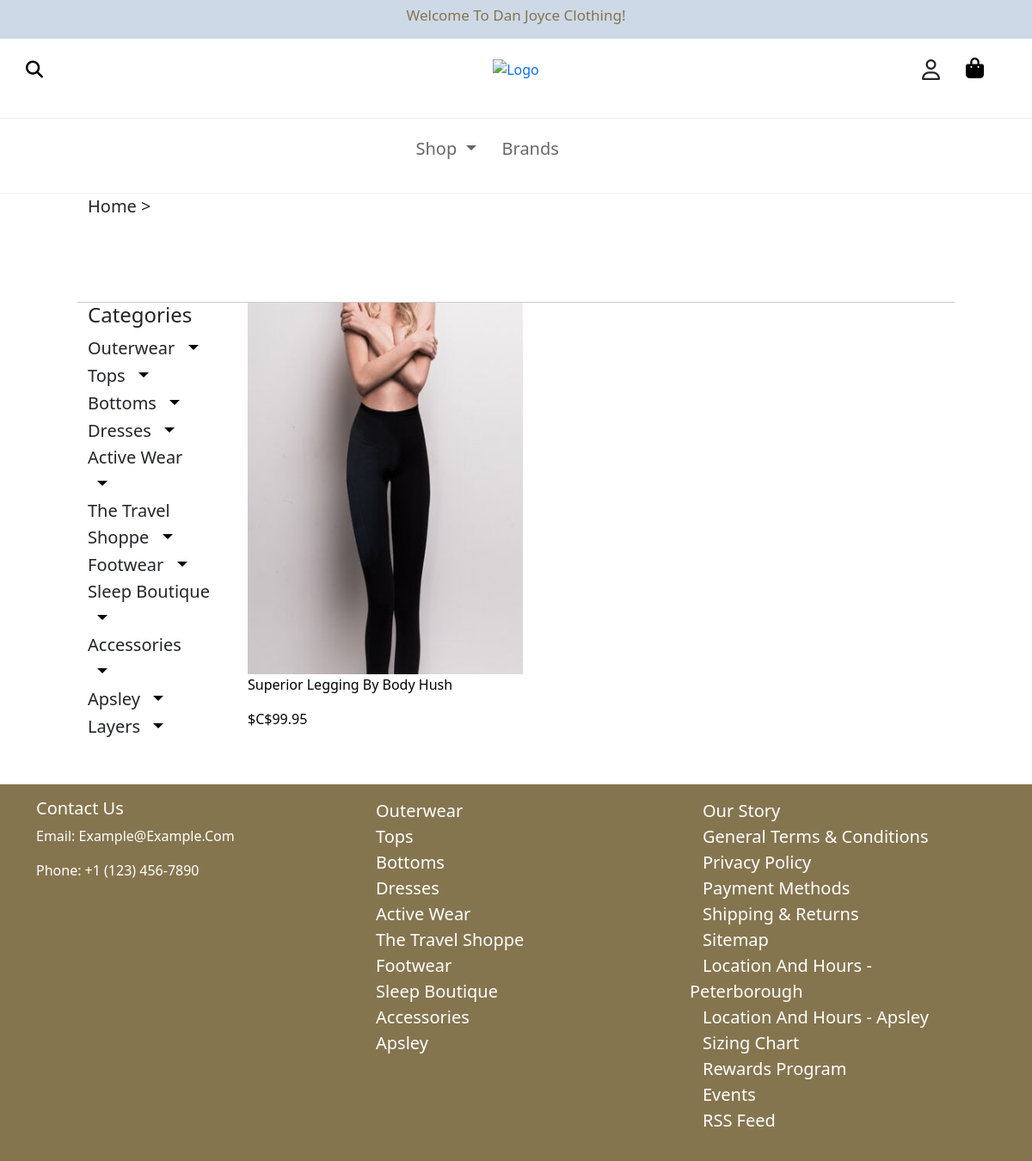
Page /brands_product/198/ on the committed database.
### app/models.py (models this page shows, shortened)
class Category(models.Model):
    categories = models.CharField(max_length=50)

class Products(models.Model):
    title = models.CharField(max_length=100)
    details = models.TextField()
    price = models.CharField(max_length=50)
    out_of_stock = models.BooleanField(default=False)
    size = models.ManyToManyField(SizeProduct, related_name="product_size", blank=True, default=SizeProduct.get_default_sizes)
    color = models.ManyToManyField("ColorProduct", related_name="product_color", blank=True)
    image = models.ImageField(upload_to='products/')
    subCategory = models.ForeignKey("SubCategory", on_delete=models.CASCADE, blank=True, null=True)

### app/views.py (the view)
# urls.py: path("brands_product/<pk>/", brands_products, name="brands_product_url"),
def brands_products(request, pk):
    brands = Brands.objects.get(pk=pk)
    return render(request, "brands_product.html", {
        'brands':brands
    })

### app/context_processors.py (called while the page is built)
def categories(request):
    categories = Category.objects.all()
    subCategories = SubCategory.objects.all()
    return {'categories': categories,"subCategories":subCategories}

### app/templates/brands_product.html (shortened to what this page needs)
{% extends "base.html" %}
{% block content  %}
    <main>
        <div class="row">
            <div class="col-md-1"></div>
            <div class="col-md-10">
                <div class="row">
                    <div class="col-md-2 d-flex">
                        <a class="text-dark fs-5" href="{% url 'app:home_page_url' %}">Home  > </a>
                    </div>
                </div>
                <div class="row mt-5" style="border-top: 0.2px solid #7572725d;">
                    <div class="col-md-2">
                        <h1 class="fs-4">categories</h1>
                        {% for category in categories %}
                            <div class="dropdown me-1">
                                <a class="text-dark fs-5" href="{% url 'app:category_page_url' category.pk %}">{{ category.categories }}</a>
                                <button type="button" class="fs-5 dropdown-toggle" data-bs-toggle="dropdown" aria-expanded="false" data-bs-offset="10,20">
                                </button>
                          </div>
                        {% endfor %}
                    </div>
                    <div class="col-md-10">
                        <div class="row">
                            {% for x in brands.products.all %}
                                <a href="{% url 'app:product_page_url' x.pk %}" class="product col-md-3 mx-3">
                                    <div class="image-container">
                                        <img class="default-image" src="{{ x.image.url }}" style="width: 20rem !important;" alt="Product Image">
                                        <p>{{ x.title }}</p>
                                        <p>${{ x.price }}</p>
                                    </div>
                                </a>
                            {% endfor %}
                        </div>
                    </div>
                </div>
            </div>
            <div class="col-md-1"></div>
        </div>
    </main>
{% endblock %}

### app/templates/base.html (shortened to what this page needs)
{% load static %}
<!DOCTYPE html>
<html lang="en">
<head>
    <link href="https://cdn.jsdelivr.net/npm/bootstrap@5.3.2/dist/css/bootstrap.min.css" rel="stylesheet">
    <link rel="stylesheet" href="https://cdnjs.cloudflare.com/ajax/libs/font-awesome/6.4.2/css/all.min.css" />
    <link rel="stylesheet" href="{% static 'css/style.css' %}">
</head>
<body>
    <div class="row">
        <div class="col-12 d-flex align-items-center justify-content-center" style="background-color: #CDD9E6; height: 2.8rem;">
            <h2 style="font-size: 17px; color: #85754f;">Welcome to Dan Joyce Clothing!</h2>
        </div>
    </div>
    <div class="d-none d-md-block">
      <div class="row">
          <div class="col-4 d-flex align-items-center">
            <button id="show-search-input"><i class="fa-solid fa-magnifying-glass p-4 fs-5 navbar-brand"></i></button>
          </div>
          <a href="{% url 'app:home_page_url' %}" class="col-4 d-flex justify-content-center align-items-center">
            <img src="{% static 'image/logo.png' %}" style="max-height: 60px; cursor: pointer;" alt="logo">
          </a>
          <div class="col-4 d-flex justify-content-end align-items-center">
            <div class="d-flex justify-content-center align-items-center" style="margin-right: 50px;">
              {% if user.is_authenticated %}
                <p class="dropdown-toggle fs-4" data-bs-toggle="dropdown" aria-expanded="false">{{ user.first_name }}</p>
                <ul class="dropdown-menu">
                    <li><a class="dropdown-item" href="{% url 'users:logout_url' %}">Sign Out</a></li>
                </ul>
              {% else %}
                <a class="text-dark" href="{% url 'users:login_url' %}">
                  <i class="fa-regular fa-user fs-4 m-4"></i>
                </a>
              {% endif %}
              <button class="show-cart"><i class="fa-solid fa-bag-shopping fs-4"></i></button>
            </div>
          </div>
      </div>
      <div class="row d-flex justify-content-center align-items-center" style="margin-top: 20px; border: none; border-top: #6665651a solid 1px ; border-bottom: 1px solid #6665651a; padding: 20px;">
        <div class="col-4 d-flex justify-content-center align-items-center">
          <ul class="d-flex">
            <li>
              <div class="btn-group">
                <a type="button" class="dropdown-toggle" data-bs-toggle="dropdown" aria-expanded="false">
                  Shop
                </a>
              </div>
            </li>
            <li><a href="{% url 'app:brands_url' %}">Brands</a></li>
          </ul>
        </div>
      </div>
    </div>
    {% block content %}
    {% endblock %}
    <footer class="mt-5 p-3 text-white" style="background-color: #85754F;">
      <div class="container">
          <div class="row">
              <div class="col-md-4">
                  <h5>Contact Us</h5>
                  <p>Email: example@example.com</p>
                  <p>Phone: +1 (123) 456-7890</p>
              </div>
              <div class="col-md-4">
                  <ul class="list-unstyled" >
                    {% for category in categories|slice:":10"  %}
                      <li><a href="{% url 'app:category_page_url' category.pk %}">{{ category.categories }}</a></li>
                    {% endfor %}
                  </ul>
              </div>
              <div class="col-md-4">
                <ul class="list-unstyled" >
                    <li><a href="#">Our Story</a></li>
                    <li><a href="#">General terms & conditions</a></li>
                    <li><a href="#">Privacy policy</a></li>
                    <li><a href="#">Payment Methods</a></li>
                    <li><a href="#">Shipping & Returns</a></li>
                    <li><a href="#">Sitemap</a></li>
                    <li><a href="#">Location and Hours - Peterborough</a></li>
                    <li><a href="#">Location and Hours - Apsley</a></li>
                    <li><a href="#">Sizing Chart</a></li>
                    <li><a href="#">Rewards Program</a></li>
                    <li><a href="#">Events</a></li>
                    <li><a href="#">RSS feed</a></li>
                </ul>
            </div>
          </div>
      </div>
  </footer>
</body>
</html>

### app/static/css/style.css (style rules this page uses)
body { margin: 0; overflow-x: hidden; }
* { list-style: none; border: none; background-color: transparent; text-decoration: none !important; text-transform: capitalize; }
ul li a { margin: 0 15px; text-decoration: none; color: #424040cc; font-size: 20px; }
.product { position: relative; width: 300px; color: #000; }
.default-image, .hover-image { width: 100%; height: 27rem; display: block; }
.image-container { position: relative; cursor: pointer; }
.list-unstyled li a { color: #fff !important; }
.dropdown > a::after { content: none; }

### rows in the picture
Category: categories "Outerwear"
Category: categories "Tops"
Category: categories "Bottoms"
Category: categories "Dresses"
Category: categories "Active Wear"
Category: categories "The Travel Shoppe"
Category: categories "Footwear"
Category: categories "Sleep Boutique"
Category: categories "Accessories"
Category: categories "Apsley"
Category: categories "Layers"
Products: image (picture), title "Superior Legging By Body Hush", price "C$99.95"
